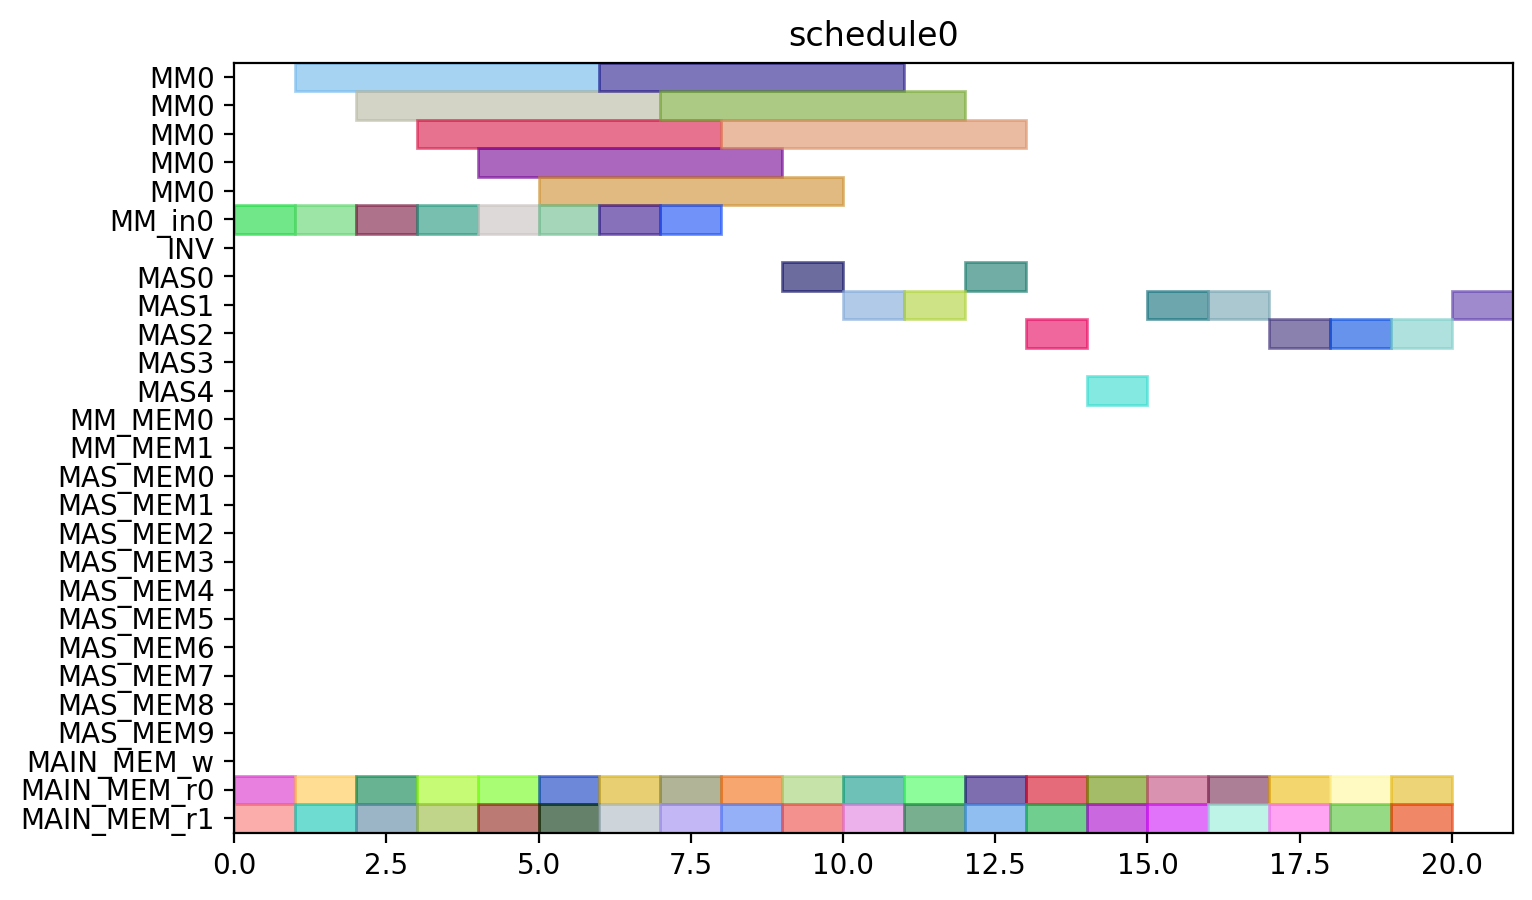

The Python source for this figure:
from pyschedule import Scenario, solvers, plotters, alt


def solve():
	horizon = 90
	S = Scenario("schedule0", horizon=horizon)

	# resource
	MM = S.Resources('MM', num=1, size=5)
	MM_in = S.Resources('MM_in', num=1)
	INV = S.Resource('INV')
	MAS = S.Resources('MAS', num=5, size=1, periods=range(1, horizon))
	MM_MEM = S.Resources('MM_MEM', num=2)
	MAS_MEM = S.Resources('MAS_MEM', num=10)
	MAIN_MEM_w = S.Resource('MAIN_MEM_w', size=1)
	MAIN_MEM_r = S.Resources('MAIN_MEM_r', num=2)

	# result of previous scheduling

	# new tasks
	t0_t0 = S.Task('t0_t0', length=1, delay_cost=1)
	t0_t0 += alt(MAS)

	t0_t0_mem0 = S.Task('t0_t0_mem0', length=1, delay_cost=1)
	t0_t0_mem0 += MAIN_MEM_r[0]
	S += t0_t0_mem0 <= t0_t0

	t0_t0_mem1 = S.Task('t0_t0_mem1', length=1, delay_cost=1)
	t0_t0_mem1 += MAIN_MEM_r[1]
	S += t0_t0_mem1 <= t0_t0

	t0_t1 = S.Task('t0_t1', length=1, delay_cost=1)
	t0_t1 += alt(MAS)

	t0_t1_mem0 = S.Task('t0_t1_mem0', length=1, delay_cost=1)
	t0_t1_mem0 += MAIN_MEM_r[0]
	S += t0_t1_mem0 <= t0_t1

	t0_t1_mem1 = S.Task('t0_t1_mem1', length=1, delay_cost=1)
	t0_t1_mem1 += MAIN_MEM_r[1]
	S += t0_t1_mem1 <= t0_t1

	t0_t3_in = S.Task('t0_t3_in', length=1, delay_cost=1)
	t0_t3_in += alt(MM_in)
	t0_t3 = S.Task('t0_t3', length=5, delay_cost=1)
	t0_t3 += alt(MM)
	S += t0_t3>=t0_t3_in

	t0_t3_mem0 = S.Task('t0_t3_mem0', length=1, delay_cost=1)
	t0_t3_mem0 += MAIN_MEM_r[0]
	S += t0_t3_mem0 <= t0_t3

	t0_t3_mem1 = S.Task('t0_t3_mem1', length=1, delay_cost=1)
	t0_t3_mem1 += MAIN_MEM_r[1]
	S += t0_t3_mem1 <= t0_t3

	t10 = S.Task('t10', length=1, delay_cost=1)
	t10 += alt(MAS)

	t10_mem0 = S.Task('t10_mem0', length=1, delay_cost=1)
	t10_mem0 += MAIN_MEM_r[0]
	S += t10_mem0 <= t10

	t10_mem1 = S.Task('t10_mem1', length=1, delay_cost=1)
	t10_mem1 += MAIN_MEM_r[1]
	S += t10_mem1 <= t10

	t11 = S.Task('t11', length=1, delay_cost=1)
	t11 += alt(MAS)

	t11_mem0 = S.Task('t11_mem0', length=1, delay_cost=1)
	t11_mem0 += MAIN_MEM_r[0]
	S += t11_mem0 <= t11

	t11_mem1 = S.Task('t11_mem1', length=1, delay_cost=1)
	t11_mem1 += MAIN_MEM_r[1]
	S += t11_mem1 <= t11

	t3_t0_in = S.Task('t3_t0_in', length=1, delay_cost=1)
	t3_t0_in += alt(MM_in)
	t3_t0 = S.Task('t3_t0', length=5, delay_cost=1)
	t3_t0 += alt(MM)
	S += t3_t0>=t3_t0_in

	t3_t0_mem0 = S.Task('t3_t0_mem0', length=1, delay_cost=1)
	t3_t0_mem0 += MAIN_MEM_r[0]
	S += t3_t0_mem0 <= t3_t0

	t3_t0_mem1 = S.Task('t3_t0_mem1', length=1, delay_cost=1)
	t3_t0_mem1 += MAIN_MEM_r[1]
	S += t3_t0_mem1 <= t3_t0

	t3_t1_in = S.Task('t3_t1_in', length=1, delay_cost=1)
	t3_t1_in += alt(MM_in)
	t3_t1 = S.Task('t3_t1', length=5, delay_cost=1)
	t3_t1 += alt(MM)
	S += t3_t1>=t3_t1_in

	t3_t1_mem0 = S.Task('t3_t1_mem0', length=1, delay_cost=1)
	t3_t1_mem0 += MAIN_MEM_r[0]
	S += t3_t1_mem0 <= t3_t1

	t3_t1_mem1 = S.Task('t3_t1_mem1', length=1, delay_cost=1)
	t3_t1_mem1 += MAIN_MEM_r[1]
	S += t3_t1_mem1 <= t3_t1

	t3_t2 = S.Task('t3_t2', length=1, delay_cost=1)
	t3_t2 += alt(MAS)

	t3_t2_mem0 = S.Task('t3_t2_mem0', length=1, delay_cost=1)
	t3_t2_mem0 += MAIN_MEM_r[0]
	S += t3_t2_mem0 <= t3_t2

	t3_t2_mem1 = S.Task('t3_t2_mem1', length=1, delay_cost=1)
	t3_t2_mem1 += MAIN_MEM_r[1]
	S += t3_t2_mem1 <= t3_t2

	t3_t3 = S.Task('t3_t3', length=1, delay_cost=1)
	t3_t3 += alt(MAS)

	t3_t3_mem0 = S.Task('t3_t3_mem0', length=1, delay_cost=1)
	t3_t3_mem0 += MAIN_MEM_r[0]
	S += t3_t3_mem0 <= t3_t3

	t3_t3_mem1 = S.Task('t3_t3_mem1', length=1, delay_cost=1)
	t3_t3_mem1 += MAIN_MEM_r[1]
	S += t3_t3_mem1 <= t3_t3

	t4_t0 = S.Task('t4_t0', length=1, delay_cost=1)
	t4_t0 += alt(MAS)

	t4_t0_mem0 = S.Task('t4_t0_mem0', length=1, delay_cost=1)
	t4_t0_mem0 += MAIN_MEM_r[0]
	S += t4_t0_mem0 <= t4_t0

	t4_t0_mem1 = S.Task('t4_t0_mem1', length=1, delay_cost=1)
	t4_t0_mem1 += MAIN_MEM_r[1]
	S += t4_t0_mem1 <= t4_t0

	t4_t1 = S.Task('t4_t1', length=1, delay_cost=1)
	t4_t1 += alt(MAS)

	t4_t1_mem0 = S.Task('t4_t1_mem0', length=1, delay_cost=1)
	t4_t1_mem0 += MAIN_MEM_r[0]
	S += t4_t1_mem0 <= t4_t1

	t4_t1_mem1 = S.Task('t4_t1_mem1', length=1, delay_cost=1)
	t4_t1_mem1 += MAIN_MEM_r[1]
	S += t4_t1_mem1 <= t4_t1

	t4_t3_in = S.Task('t4_t3_in', length=1, delay_cost=1)
	t4_t3_in += alt(MM_in)
	t4_t3 = S.Task('t4_t3', length=5, delay_cost=1)
	t4_t3 += alt(MM)
	S += t4_t3>=t4_t3_in

	t4_t3_mem0 = S.Task('t4_t3_mem0', length=1, delay_cost=1)
	t4_t3_mem0 += MAIN_MEM_r[0]
	S += t4_t3_mem0 <= t4_t3

	t4_t3_mem1 = S.Task('t4_t3_mem1', length=1, delay_cost=1)
	t4_t3_mem1 += MAIN_MEM_r[1]
	S += t4_t3_mem1 <= t4_t3

	t5_t0_in = S.Task('t5_t0_in', length=1, delay_cost=1)
	t5_t0_in += alt(MM_in)
	t5_t0 = S.Task('t5_t0', length=5, delay_cost=1)
	t5_t0 += alt(MM)
	S += t5_t0>=t5_t0_in

	t5_t0_mem0 = S.Task('t5_t0_mem0', length=1, delay_cost=1)
	t5_t0_mem0 += MAIN_MEM_r[0]
	S += t5_t0_mem0 <= t5_t0

	t5_t0_mem1 = S.Task('t5_t0_mem1', length=1, delay_cost=1)
	t5_t0_mem1 += MAIN_MEM_r[1]
	S += t5_t0_mem1 <= t5_t0

	t5_t1_in = S.Task('t5_t1_in', length=1, delay_cost=1)
	t5_t1_in += alt(MM_in)
	t5_t1 = S.Task('t5_t1', length=5, delay_cost=1)
	t5_t1 += alt(MM)
	S += t5_t1>=t5_t1_in

	t5_t1_mem0 = S.Task('t5_t1_mem0', length=1, delay_cost=1)
	t5_t1_mem0 += MAIN_MEM_r[0]
	S += t5_t1_mem0 <= t5_t1

	t5_t1_mem1 = S.Task('t5_t1_mem1', length=1, delay_cost=1)
	t5_t1_mem1 += MAIN_MEM_r[1]
	S += t5_t1_mem1 <= t5_t1

	t5_t2 = S.Task('t5_t2', length=1, delay_cost=1)
	t5_t2 += alt(MAS)

	t5_t2_mem0 = S.Task('t5_t2_mem0', length=1, delay_cost=1)
	t5_t2_mem0 += MAIN_MEM_r[0]
	S += t5_t2_mem0 <= t5_t2

	t5_t2_mem1 = S.Task('t5_t2_mem1', length=1, delay_cost=1)
	t5_t2_mem1 += MAIN_MEM_r[1]
	S += t5_t2_mem1 <= t5_t2

	t5_t3 = S.Task('t5_t3', length=1, delay_cost=1)
	t5_t3 += alt(MAS)

	t5_t3_mem0 = S.Task('t5_t3_mem0', length=1, delay_cost=1)
	t5_t3_mem0 += MAIN_MEM_r[0]
	S += t5_t3_mem0 <= t5_t3

	t5_t3_mem1 = S.Task('t5_t3_mem1', length=1, delay_cost=1)
	t5_t3_mem1 += MAIN_MEM_r[1]
	S += t5_t3_mem1 <= t5_t3

	t6_t0_in = S.Task('t6_t0_in', length=1, delay_cost=1)
	t6_t0_in += alt(MM_in)
	t6_t0 = S.Task('t6_t0', length=5, delay_cost=1)
	t6_t0 += alt(MM)
	S += t6_t0>=t6_t0_in

	t6_t0_mem0 = S.Task('t6_t0_mem0', length=1, delay_cost=1)
	t6_t0_mem0 += MAIN_MEM_r[0]
	S += t6_t0_mem0 <= t6_t0

	t6_t0_mem1 = S.Task('t6_t0_mem1', length=1, delay_cost=1)
	t6_t0_mem1 += MAIN_MEM_r[1]
	S += t6_t0_mem1 <= t6_t0

	t6_t1_in = S.Task('t6_t1_in', length=1, delay_cost=1)
	t6_t1_in += alt(MM_in)
	t6_t1 = S.Task('t6_t1', length=5, delay_cost=1)
	t6_t1 += alt(MM)
	S += t6_t1>=t6_t1_in

	t6_t1_mem0 = S.Task('t6_t1_mem0', length=1, delay_cost=1)
	t6_t1_mem0 += MAIN_MEM_r[0]
	S += t6_t1_mem0 <= t6_t1

	t6_t1_mem1 = S.Task('t6_t1_mem1', length=1, delay_cost=1)
	t6_t1_mem1 += MAIN_MEM_r[1]
	S += t6_t1_mem1 <= t6_t1

	t6_t2 = S.Task('t6_t2', length=1, delay_cost=1)
	t6_t2 += alt(MAS)

	t6_t2_mem0 = S.Task('t6_t2_mem0', length=1, delay_cost=1)
	t6_t2_mem0 += MAIN_MEM_r[0]
	S += t6_t2_mem0 <= t6_t2

	t6_t2_mem1 = S.Task('t6_t2_mem1', length=1, delay_cost=1)
	t6_t2_mem1 += MAIN_MEM_r[1]
	S += t6_t2_mem1 <= t6_t2

	t6_t3 = S.Task('t6_t3', length=1, delay_cost=1)
	t6_t3 += alt(MAS)

	t6_t3_mem0 = S.Task('t6_t3_mem0', length=1, delay_cost=1)
	t6_t3_mem0 += MAIN_MEM_r[0]
	S += t6_t3_mem0 <= t6_t3

	t6_t3_mem1 = S.Task('t6_t3_mem1', length=1, delay_cost=1)
	t6_t3_mem1 += MAIN_MEM_r[1]
	S += t6_t3_mem1 <= t6_t3

	solvers.mip.solve(S,msg=1,kind='CPLEX',ratio_gap=1.01)

	solution = [['hoge']*len(S.solution()[1]) for i in range(len(S.solution()))]
	for i in range(len(S.solution())):
		for j in range(len(S.solution()[i])):
			solution[i][j]=str(S.solution()[i][j])
	print(solution)

	cycles = int(solution[-1][3])

	pic_file_name = "/home/mfukuda/ABE/python/multiRAM_multiMAS/scheduling_result/stage5MM1_stage1MAS5/SQR012345/schedule0.png"
	if(S.solution() != []):
		plotters.matplotlib.plot(S,img_filename=pic_file_name, show_task_labels=False, fig_size=(cycles*0.25+3, 5))

	return solution
